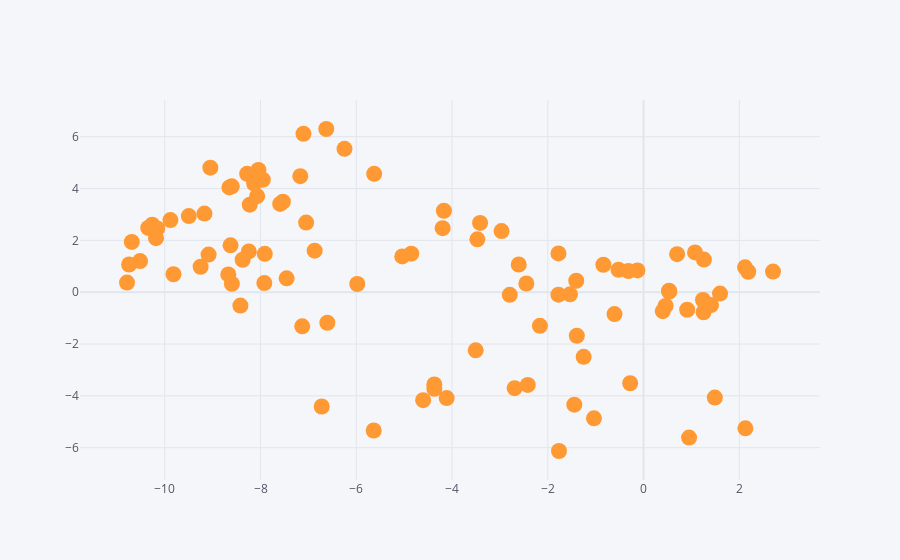

Notebook source saved alongside this figure:
### Code cell
df.iplot(x='A',y='B',mode='markers',size=16)
